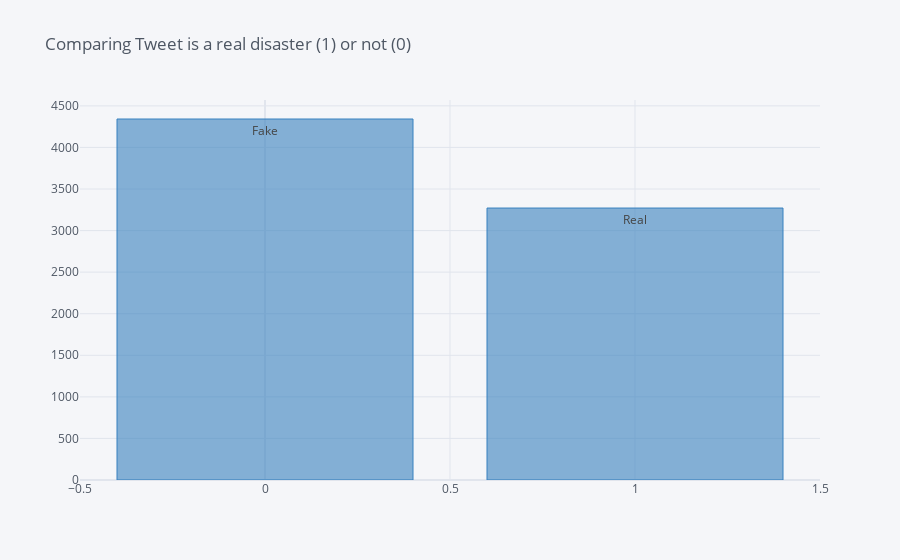

Notebook cell for this chart:
### Code cell
train.target.value_counts().iplot(kind='bar',text=['Fake', 'Real'], title='Comparing Tweet is a real disaster (1) or not (0)',color=['blue'])

### Figure 1 — Plotly figure (JSON) as saved in the notebook; plotly's stock layout.template omitted (floating-point values rounded to 4 significant figures)
{"data": [{"marker": {"color": "rgba(55, 128, 191, 0.6)", "line": {"color": "rgba(55, 128, 191, 1.0)", "width": 1}}, "name": "target", "orientation": "v", "text": ["Fake", "Real"], "type": "bar", "x": [0, 1], "y": [4342, 3271]}], "layout": {"legend": {"bgcolor": "#F5F6F9", "font": {"color": "#4D5663"}}, "paper_bgcolor": "#F5F6F9", "plot_bgcolor": "#F5F6F9", "title": {"font": {"color": "#4D5663"}, "text": "Comparing Tweet is a real disaster (1) or not (0)"}, "xaxis": {"gridcolor": "#E1E5ED", "showgrid": true, "tickfont": {"color": "#4D5663"}, "title": {"font": {"color": "#4D5663"}, "text": ""}, "zerolinecolor": "#E1E5ED"}, "yaxis": {"gridcolor": "#E1E5ED", "showgrid": true, "tickfont": {"color": "#4D5663"}, "title": {"font": {"color": "#4D5663"}, "text": ""}, "zerolinecolor": "#E1E5ED"}}}
